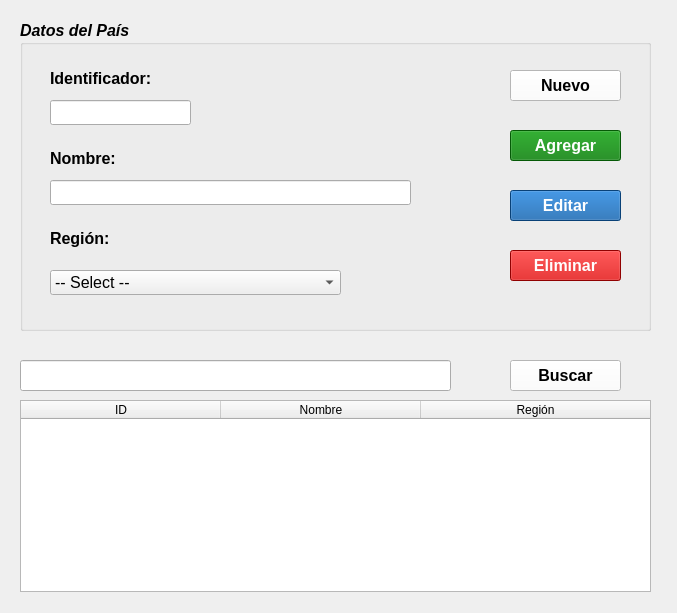
<?xml version="1.0" encoding="UTF-8"?>
<ui version="4.0">
 <class>FrmPais</class>
 <widget class="QWidget" name="FrmPais">
  <property name="geometry">
   <rect>
    <x>0</x>
    <y>0</y>
    <width>677</width>
    <height>613</height>
   </rect>
  </property>
  <property name="minimumSize">
   <size>
    <width>677</width>
    <height>613</height>
   </size>
  </property>
  <property name="windowTitle">
   <string>Gestión de pais</string>
  </property>
  <widget class="QGroupBox" name="gb_datosPais">
   <property name="geometry">
    <rect>
     <x>20</x>
     <y>20</y>
     <width>631</width>
     <height>311</height>
    </rect>
   </property>
   <property name="font">
    <font>
     <pointsize>12</pointsize>
     <weight>75</weight>
     <italic>true</italic>
     <bold>true</bold>
    </font>
   </property>
   <property name="title">
    <string>Datos del País  </string>
   </property>
   <widget class="QLabel" name="lbl_identificador">
    <property name="geometry">
     <rect>
      <x>30</x>
      <y>50</y>
      <width>111</width>
      <height>16</height>
     </rect>
    </property>
    <property name="font">
     <font>
      <pointsize>12</pointsize>
      <weight>75</weight>
      <italic>false</italic>
      <bold>true</bold>
     </font>
    </property>
    <property name="text">
     <string>Identificador:</string>
    </property>
   </widget>
   <widget class="QLabel" name="lbl_nombre">
    <property name="geometry">
     <rect>
      <x>30</x>
      <y>130</y>
      <width>81</width>
      <height>17</height>
     </rect>
    </property>
    <property name="font">
     <font>
      <pointsize>12</pointsize>
      <weight>75</weight>
      <italic>false</italic>
      <bold>true</bold>
     </font>
    </property>
    <property name="text">
     <string>Nombre:</string>
    </property>
   </widget>
   <widget class="QLabel" name="lbl_region">
    <property name="geometry">
     <rect>
      <x>30</x>
      <y>210</y>
      <width>111</width>
      <height>17</height>
     </rect>
    </property>
    <property name="font">
     <font>
      <pointsize>12</pointsize>
      <weight>75</weight>
      <italic>false</italic>
      <bold>true</bold>
     </font>
    </property>
    <property name="text">
     <string>Región:</string>
    </property>
   </widget>
   <widget class="QLineEdit" name="le_identificador">
    <property name="geometry">
     <rect>
      <x>30</x>
      <y>80</y>
      <width>141</width>
      <height>25</height>
     </rect>
    </property>
    <property name="font">
     <font>
      <pointsize>12</pointsize>
      <weight>50</weight>
      <italic>false</italic>
      <bold>false</bold>
     </font>
    </property>
    <property name="readOnly">
     <bool>false</bool>
    </property>
   </widget>
   <widget class="QLineEdit" name="le_nombre">
    <property name="geometry">
     <rect>
      <x>30</x>
      <y>160</y>
      <width>361</width>
      <height>25</height>
     </rect>
    </property>
    <property name="font">
     <font>
      <pointsize>12</pointsize>
      <weight>50</weight>
      <italic>false</italic>
      <bold>false</bold>
     </font>
    </property>
   </widget>
   <widget class="QComboBox" name="cmb_region">
    <property name="geometry">
     <rect>
      <x>30</x>
      <y>250</y>
      <width>291</width>
      <height>25</height>
     </rect>
    </property>
    <property name="font">
     <font>
      <pointsize>12</pointsize>
      <weight>50</weight>
      <italic>false</italic>
      <bold>false</bold>
     </font>
    </property>
    <property name="toolTip">
     <string>&lt;html&gt;&lt;head/&gt;&lt;body&gt;&lt;p&gt;Select&lt;/p&gt;&lt;p&gt;&lt;br/&gt;&lt;/p&gt;&lt;/body&gt;&lt;/html&gt;</string>
    </property>
    <item>
     <property name="text">
      <string>-- Select --</string>
     </property>
    </item>
   </widget>
   <widget class="QPushButton" name="btn_limpiar">
    <property name="geometry">
     <rect>
      <x>490</x>
      <y>50</y>
      <width>111</width>
      <height>31</height>
     </rect>
    </property>
    <property name="font">
     <font>
      <pointsize>12</pointsize>
      <weight>75</weight>
      <italic>false</italic>
      <bold>true</bold>
     </font>
    </property>
    <property name="toolTip">
     <string>&lt;html&gt;&lt;head/&gt;&lt;body&gt;&lt;p&gt;&lt;span style=&quot; font-weight:400;&quot;&gt;Limpia los campos del formulario&lt;/span&gt;&lt;/p&gt;&lt;/body&gt;&lt;/html&gt;</string>
    </property>
    <property name="styleSheet">
     <string notr="true">color: Black;
background-color:white
</string>
    </property>
    <property name="text">
     <string>Nuevo</string>
    </property>
    <property name="icon">
     <iconset resource="../recursos/iconosApp.qrc">
      <normaloff>:/iconosCrud/clean40.png</normaloff>:/iconosCrud/clean40.png</iconset>
    </property>
    <property name="iconSize">
     <size>
      <width>20</width>
      <height>20</height>
     </size>
    </property>
   </widget>
   <widget class="QPushButton" name="btn_agregar">
    <property name="geometry">
     <rect>
      <x>490</x>
      <y>110</y>
      <width>111</width>
      <height>31</height>
     </rect>
    </property>
    <property name="font">
     <font>
      <pointsize>12</pointsize>
      <weight>75</weight>
      <italic>false</italic>
      <bold>true</bold>
     </font>
    </property>
    <property name="toolTip">
     <string>&lt;html&gt;&lt;head/&gt;&lt;body&gt;&lt;p&gt;&lt;span style=&quot; font-weight:400;&quot;&gt;Crea un nuevo registro&lt;/span&gt;&lt;/p&gt;&lt;/body&gt;&lt;/html&gt;</string>
    </property>
    <property name="styleSheet">
     <string notr="true">color: White;
background-color:rgb(7,125,8)</string>
    </property>
    <property name="text">
     <string>Agregar</string>
    </property>
    <property name="icon">
     <iconset resource="../recursos/iconosApp.qrc">
      <normaloff>:/iconosCrud/add40.png</normaloff>:/iconosCrud/add40.png</iconset>
    </property>
    <property name="iconSize">
     <size>
      <width>20</width>
      <height>20</height>
     </size>
    </property>
   </widget>
   <widget class="QPushButton" name="btn_editar">
    <property name="geometry">
     <rect>
      <x>490</x>
      <y>170</y>
      <width>111</width>
      <height>31</height>
     </rect>
    </property>
    <property name="font">
     <font>
      <pointsize>12</pointsize>
      <weight>75</weight>
      <italic>false</italic>
      <bold>true</bold>
     </font>
    </property>
    <property name="toolTip">
     <string>&lt;html&gt;&lt;head/&gt;&lt;body&gt;&lt;p&gt;&lt;span style=&quot; font-weight:400;&quot;&gt;Edita un registro ya existente&lt;/span&gt;&lt;/p&gt;&lt;/body&gt;&lt;/html&gt;</string>
    </property>
    <property name="styleSheet">
     <string notr="true">color: White;
background-color: rgb(12,91,166)</string>
    </property>
    <property name="text">
     <string>Editar</string>
    </property>
    <property name="icon">
     <iconset resource="../recursos/iconosApp.qrc">
      <normaloff>:/iconosCrud/edit40.png</normaloff>:/iconosCrud/edit40.png</iconset>
    </property>
    <property name="iconSize">
     <size>
      <width>20</width>
      <height>20</height>
     </size>
    </property>
   </widget>
   <widget class="QPushButton" name="btn_eliminar">
    <property name="geometry">
     <rect>
      <x>490</x>
      <y>230</y>
      <width>111</width>
      <height>31</height>
     </rect>
    </property>
    <property name="font">
     <font>
      <pointsize>12</pointsize>
      <weight>75</weight>
      <italic>false</italic>
      <bold>true</bold>
     </font>
    </property>
    <property name="toolTip">
     <string>&lt;html&gt;&lt;head/&gt;&lt;body&gt;&lt;p&gt;&lt;span style=&quot; font-weight:400;&quot;&gt;Elimina un registro&lt;/span&gt;&lt;/p&gt;&lt;/body&gt;&lt;/html&gt;</string>
    </property>
    <property name="styleSheet">
     <string notr="true">color: White;
background-color: rgb(201,0,0)</string>
    </property>
    <property name="text">
     <string>Eliminar</string>
    </property>
    <property name="icon">
     <iconset resource="../recursos/iconosApp.qrc">
      <normaloff>:/iconosCrud/delete40.png</normaloff>:/iconosCrud/delete40.png</iconset>
    </property>
    <property name="iconSize">
     <size>
      <width>20</width>
      <height>20</height>
     </size>
    </property>
   </widget>
  </widget>
  <widget class="QLineEdit" name="le_buscar">
   <property name="geometry">
    <rect>
     <x>20</x>
     <y>360</y>
     <width>431</width>
     <height>31</height>
    </rect>
   </property>
   <property name="font">
    <font>
     <pointsize>12</pointsize>
    </font>
   </property>
  </widget>
  <widget class="QPushButton" name="btn_buscar">
   <property name="geometry">
    <rect>
     <x>510</x>
     <y>360</y>
     <width>111</width>
     <height>31</height>
    </rect>
   </property>
   <property name="font">
    <font>
     <pointsize>12</pointsize>
     <weight>75</weight>
     <bold>true</bold>
    </font>
   </property>
   <property name="styleSheet">
    <string notr="true">color: Black;
background-color: rgb(255, 255, 255)</string>
   </property>
   <property name="text">
    <string>Buscar</string>
   </property>
   <property name="icon">
    <iconset resource="../recursos/iconosApp.qrc">
     <normaloff>:/iconosCrud/search40.png</normaloff>:/iconosCrud/search40.png</iconset>
   </property>
   <property name="iconSize">
    <size>
     <width>20</width>
     <height>20</height>
    </size>
   </property>
  </widget>
  <widget class="QTableWidget" name="tw_registroPais">
   <property name="geometry">
    <rect>
     <x>20</x>
     <y>400</y>
     <width>631</width>
     <height>192</height>
    </rect>
   </property>
   <property name="sizeAdjustPolicy">
    <enum>QAbstractScrollArea::AdjustToContents</enum>
   </property>
   <property name="editTriggers">
    <set>QAbstractItemView::NoEditTriggers</set>
   </property>
   <property name="selectionMode">
    <enum>QAbstractItemView::SingleSelection</enum>
   </property>
   <property name="selectionBehavior">
    <enum>QAbstractItemView::SelectRows</enum>
   </property>
   <attribute name="horizontalHeaderVisible">
    <bool>true</bool>
   </attribute>
   <attribute name="horizontalHeaderCascadingSectionResizes">
    <bool>false</bool>
   </attribute>
   <attribute name="horizontalHeaderDefaultSectionSize">
    <number>200</number>
   </attribute>
   <attribute name="horizontalHeaderShowSortIndicator" stdset="0">
    <bool>false</bool>
   </attribute>
   <attribute name="horizontalHeaderStretchLastSection">
    <bool>true</bool>
   </attribute>
   <column>
    <property name="text">
     <string>ID</string>
    </property>
   </column>
   <column>
    <property name="text">
     <string>Nombre</string>
    </property>
   </column>
   <column>
    <property name="text">
     <string>Región</string>
    </property>
   </column>
  </widget>
 </widget>
 <tabstops>
  <tabstop>btn_limpiar</tabstop>
  <tabstop>btn_agregar</tabstop>
  <tabstop>btn_editar</tabstop>
  <tabstop>btn_eliminar</tabstop>
  <tabstop>le_identificador</tabstop>
  <tabstop>le_nombre</tabstop>
  <tabstop>cmb_region</tabstop>
  <tabstop>le_buscar</tabstop>
  <tabstop>btn_buscar</tabstop>
 </tabstops>
 <resources>
  <include location="../recursos/iconosApp.qrc"/>
 </resources>
 <connections/>
</ui>
